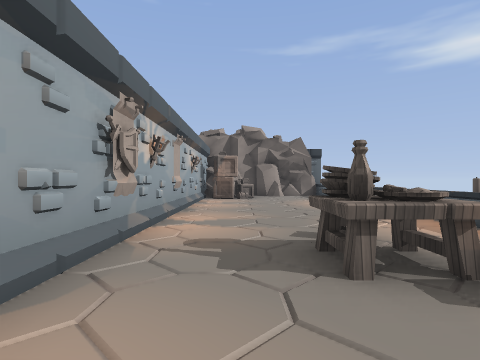
View 1 (above)

20 first-person views from a walk through a 3-D level made in the Godot game engine. The camera is 1.3 m above the floor, looks level and sees 80° across. The floor is counted in squares, 2 m on a side. Each view is taken from the middle of a square. On the plan, view 1 faces up. The plan holds only what a view shows up to about 9 squares ahead; the rest is blank. The place goes on beyond the plan. Flat picture figures and markers are left out. Some surface patterns are stand-ins.

View 2
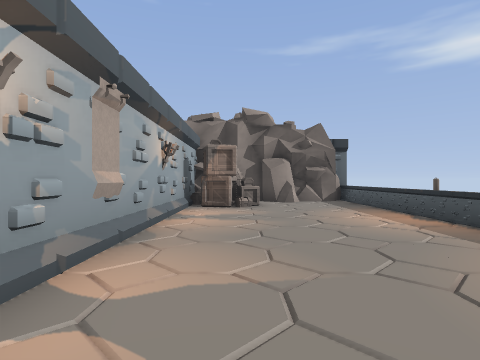

View 3
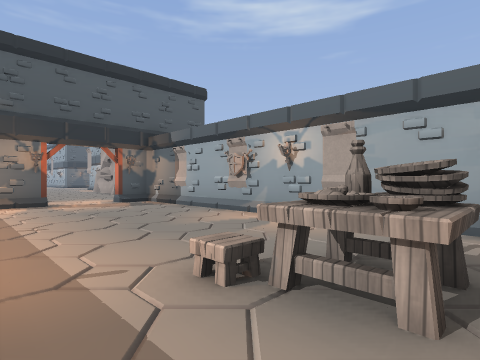

View 4
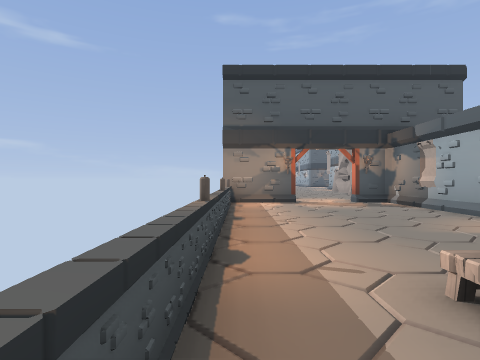

View 5
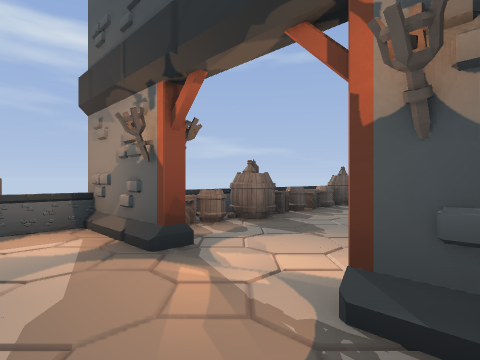

View 6
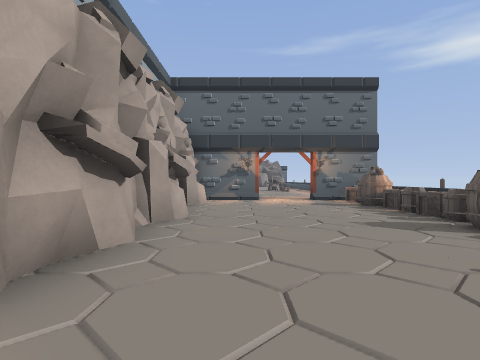

View 7
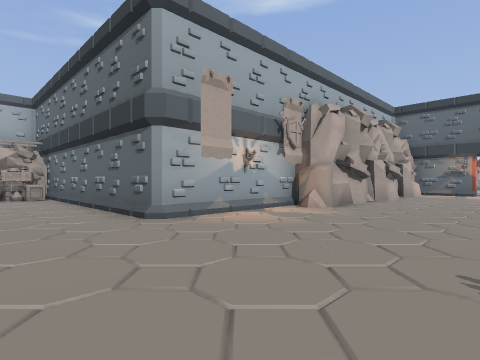

View 8
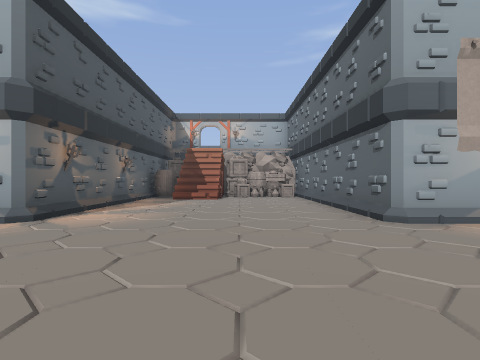

View 9
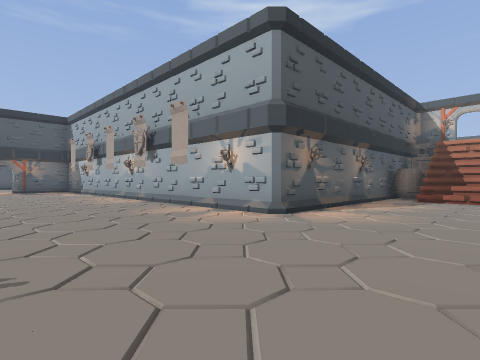

View 10
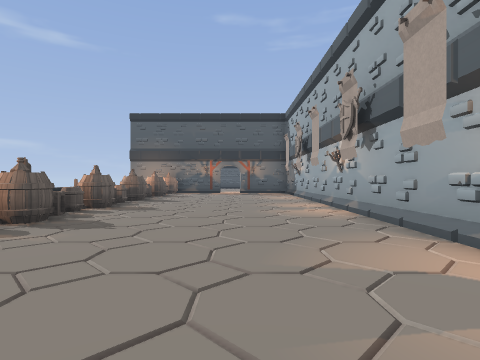

View 11
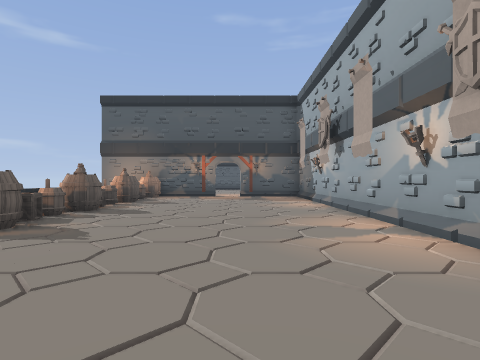

View 12
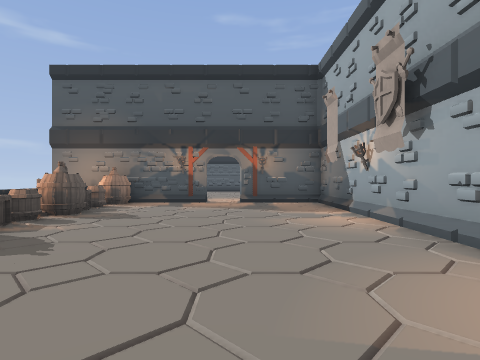

View 13
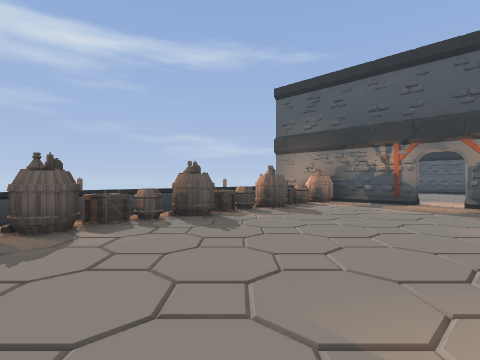

View 14
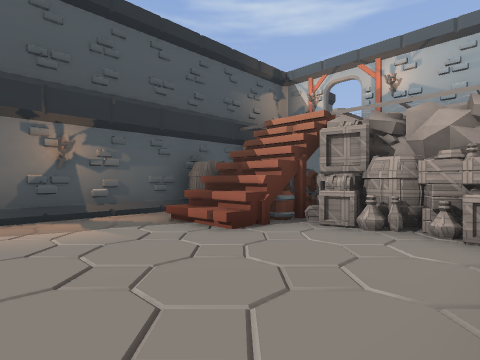

View 15
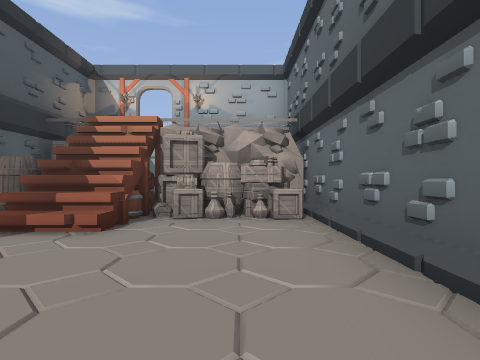

View 16
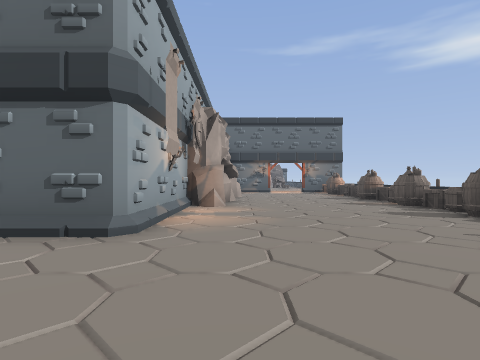

View 17
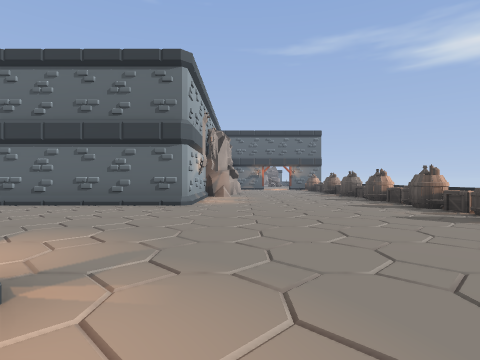

View 18
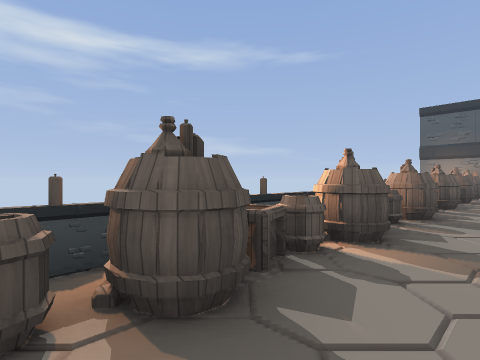

View 19
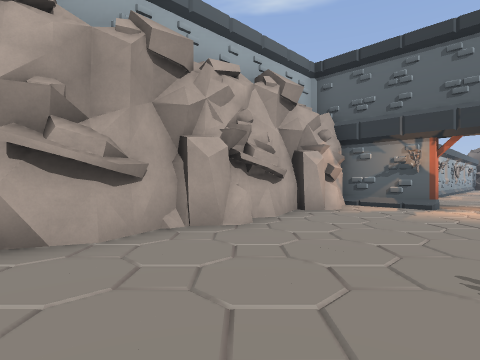

View 20
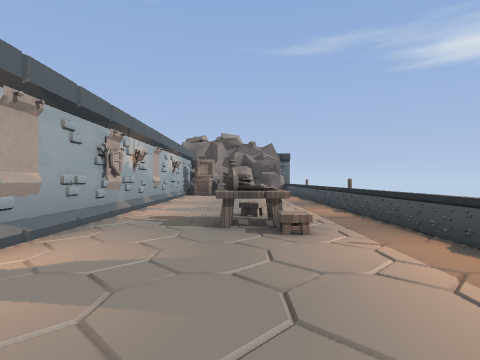

### Floor plan
Key: @ floor where view 1 was taken; # wall or solid block; x gap in a wall; . main floor; : floor 4 m higher than the main floor; / step, stairs or slope; B banner; T table; A box; C candle; R torch; E barrel; F crate; O other object.
Columns run from 14 left of view 1 to 4 right of it. Each row starts with its distance up from view 1.
 12              ######
 11              AA...#
 10              AA...#
  9             #.....#
  8             #....O#
  7             #.....#
  6             #B....#
  5             #.....#
  4             #....O#
  3             #.....#
  2             #..T..#
  1             #B...C#
  0             #.@...#
 -1             #.....#
 -2             #....O#
 -3             #B....#
 -4             #....O#
 -5             #.....#
 -6            ##R..RA
 -7            ##....E
 -8            #....E#
 -9            ##...OE
-10            ##....A
-11            #....E#
-12            #.....A
-13            #....OO
-14           ##....EA
-15           #......E
-16           #.....E#
-17 #### ######/.....A
-18 #::#F//////.....E#
-19 #::FF............A
-20 #::AA............E
-21 x/ ///..........
-22 x: ///...........E
-23 #//OE//.........EC
-24 ###  ######.....AE
-25           #.....EO
-26           #......
-27           #......E
-28           #.....EA
-29           #......E
-30           #.....EO
-31           #.....AE
-32           #.....EO
-33           #......A
-34           #.....OE
-35           #.....EO
-36           #......E
-37           #....OE##
-38           ## xx
-39              ..

Where each view was taken, in squares from view 1:
view 1: 0 up, 0 right, facing up
view 2: 3 up, 0 right, facing up
view 3: 3 up, 3 right, facing down-left
view 4: 3 up, 3 right, facing down
view 5: 4 down, 1 left, facing down-right
view 6: 15 down, 1 left, facing up
view 7: 20 down, 1 right, facing up-left
view 8: 20 down, 1 right, facing left
view 9: 20 down, 1 right, facing down-left
view 10: 23 down, 1 left, facing down
view 11: 26 down, 1 left, facing down
view 12: 29 down, 1 left, facing down
view 13: 29 down, 2 left, facing down-right
view 14: 18 down, 6 left, facing down-left
view 15: 19 down, 5 left, facing left
view 16: 21 down, 2 left, facing up
view 17: 25 down, 2 left, facing up
view 18: 22 down, 1 right, facing down-right
view 19: 13 down, 1 right, facing up-left
view 20: 2 down, 1 right, facing up
